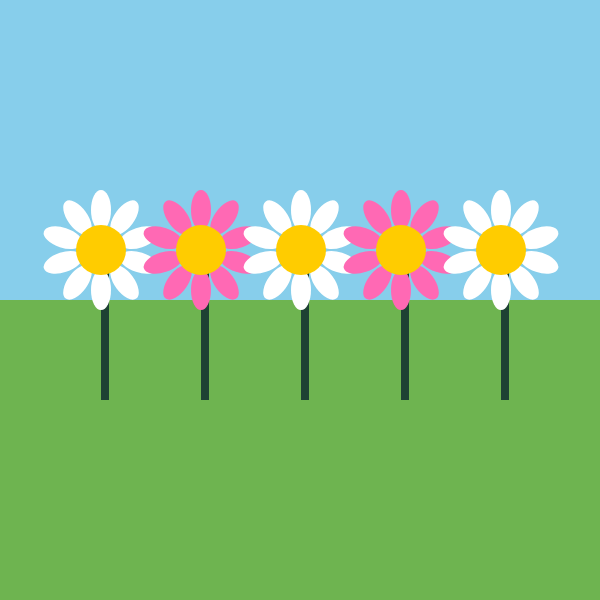
Frame 1 (no input)
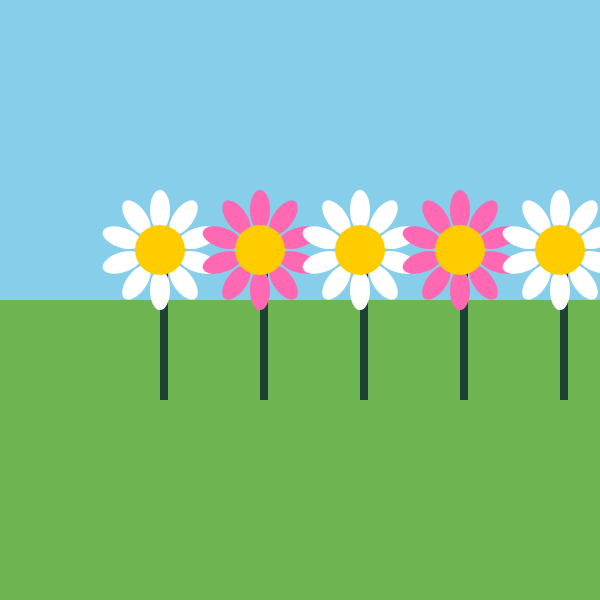
Frame 60 (no input)
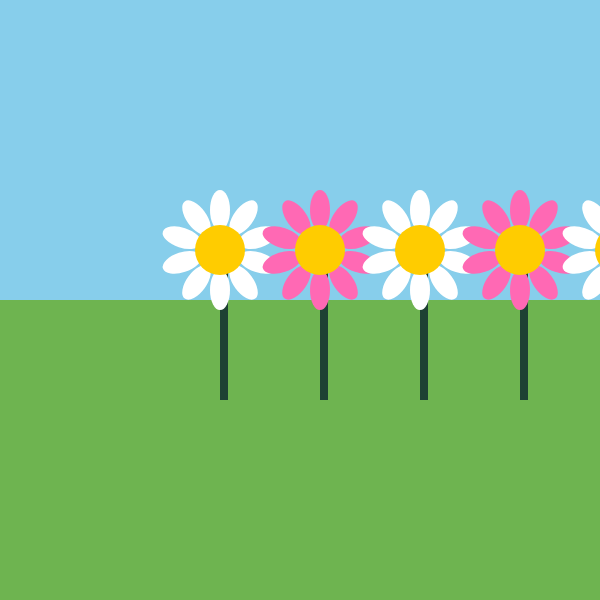
Frame 120 (the mouse pressed at the canvas centre since frame 60)

The p5.js sketch that drew these frames (run headless with seeded random() and noise() and a simulated clock; from frame 60 on, the mouse is pressed at the canvas centre):

// p5.js sketch
// ── sketch.js
function preload() {
  // put preload code here
}

let xMax = 600;
let yMax = 600;
let s=0; //per spostare fiori


function setup() 
{
  createCanvas(xMax, yMax);
  angleMode(DEGREES); 
}

function draw() {
  background(110, 180, 80); // colore sfondo

  // aggiungo il cielo sopra come rettangolo
  fill(135, 206, 235);
  stroke(40);
  strokeWeight(0);
  rectMode(CORNER); 
  rect(0, 0, 600, 300); 

  s = (s + 1) % (xMax + 100);
  
  for (let i = 0; i < 5; i++) 
  {
    let xBase = 100 + (i * 100) + s; 
    let x = xBase % (xMax + 100); // Questa X ora contiene lo spostamento
    let y = 250;
    
    
    

    //stelo del fiore
    fill(29, 65, 51);
    rectMode(CORNER);
    rect(x , y , 8, 150); // x e y cordinate del fiore che si sposta

    if (i % 2 == 0) 
    {
      // petali bianchi
      fill(255);
      let numPetali = 10; 

      for (let j = 0; j < numPetali; j++) 
      {
        push(); 
        translate(x, y); // traslo
        let angolo = (360 / numPetali) * j; //calcolo ogni quanto vanno
        rotate(angolo); 
        ellipse(0, 40, 20, 40); 
        pop(); 
      }
      
      // centro fiore
      fill(255, 204, 0);
      ellipse(x, y, 50, 50); // Uso la x dinamica calcolata sopra!

    } else
      {
       // petali rosa
      fill(255, 105, 180);
let numPetali = 10; 
        for (let j = 0; j < numPetali; j++) 
        {
        push(); 
        translate(x, y); 
        let angolo = (360 / numPetali) * j; 
        rotate(angolo); 
        ellipse(0, 40, 20, 40); 
        pop();
         }
       // centro fiore
      fill(255, 204, 0);
      ellipse(x, y, 50, 50);
    }
     
  }
}
